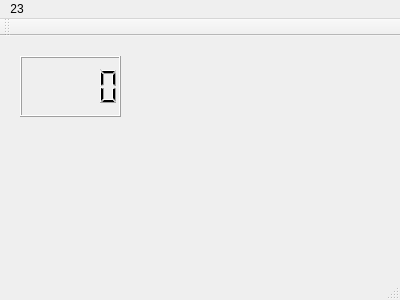
<?xml version="1.0" encoding="UTF-8"?>
<ui version="4.0">
 <class>MainWindow</class>
 <widget class="QMainWindow" name="MainWindow">
  <property name="geometry">
   <rect>
    <x>0</x>
    <y>0</y>
    <width>400</width>
    <height>300</height>
   </rect>
  </property>
  <property name="windowTitle">
   <string>MainWindow</string>
  </property>
  <widget class="QWidget" name="centralWidget">
   <widget class="QLCDNumber" name="lcdNumber_2">
    <property name="geometry">
     <rect>
      <x>20</x>
      <y>20</y>
      <width>101</width>
      <height>61</height>
     </rect>
    </property>
   </widget>
  </widget>
  <widget class="QMenuBar" name="menuBar">
   <property name="geometry">
    <rect>
     <x>0</x>
     <y>0</y>
     <width>400</width>
     <height>23</height>
    </rect>
   </property>
   <widget class="QMenu" name="menu23">
    <property name="title">
     <string>23</string>
    </property>
   </widget>
   <addaction name="menu23"/>
  </widget>
  <widget class="QToolBar" name="mainToolBar">
   <attribute name="toolBarArea">
    <enum>TopToolBarArea</enum>
   </attribute>
   <attribute name="toolBarBreak">
    <bool>false</bool>
   </attribute>
  </widget>
  <widget class="QStatusBar" name="statusBar"/>
 </widget>
 <layoutdefault spacing="6" margin="11"/>
 <resources/>
 <connections/>
</ui>
